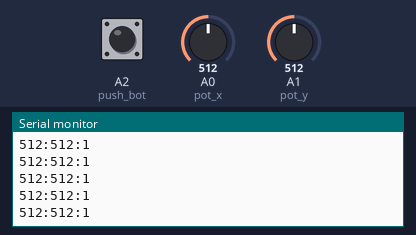
A sketch run on a simulated Arduino Uno, built with avr-gcc and run on an emulated ATmega328P. Parts: the last lines printed to the serial monitor. The test bench sets the inputs (shaded band); at power-on: A0 (pot_x) = 512, A1 (pot_y) = 512, A2 (push_bot) HIGH.

Above: at 1.2 s.
1.3 s: A0 (pot_x) set to 716
At 2.3 s:
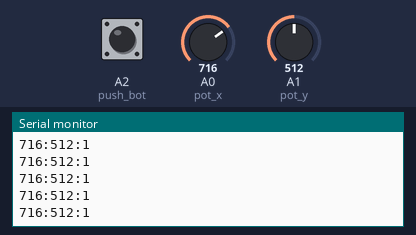
2.8 s: A1 (pot_y) set to 716
At 3.8 s:
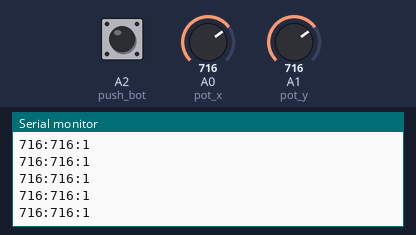
4.3 s: A2 (push_bot) pulled LOW for 0.15 s
5.9 s: A0 (pot_x) set to 900
At 7.0 s:
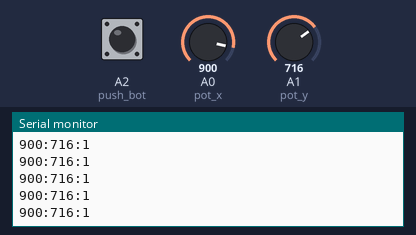
7.4 s: A2 (push_bot) pulled LOW for 1 s
At 8.0 s:
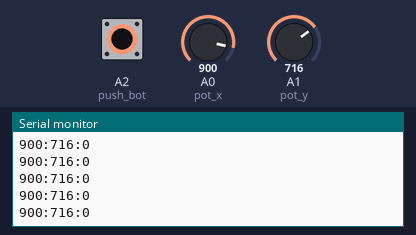
11.4 s: A1 (pot_y) set to 900
At 12.1 s:
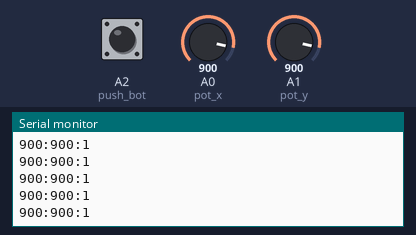
Timing chart, 0 to 13.9 s (numbered marks = the images above; inputs shaded):
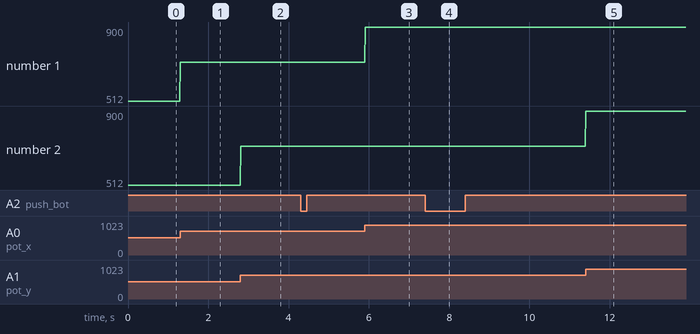

The sketch:

joystick.ino
```cpp
#define pot_x A0
#define pot_y A1
#define push_bot A2

void setup() {
 pinMode(pot_x,INPUT);
 pinMode(pot_y,INPUT);
 pinMode(push_bot,INPUT);
 digitalWrite(push_bot,HIGH);
 Serial.begin(115200);

}

void loop() {
  int x_value=analogRead(pot_x);
  int y_value=analogRead(pot_y);
  bool bot_value=digitalRead(push_bot);
  Serial.print(x_value);
  Serial.print(":");
  Serial.print(y_value);
  Serial.print(":");
  Serial.println(bot_value);
  delay(10);

}
```

Measured:
- after the input at 1.3 s, the serial monitor: prints a new line at once (image 1)
- after the input at 2.8 s, the serial monitor: prints a new line at once (image 2)
- after the input at 5.9 s, the serial monitor: prints a new line at once (image 3)
- after the input at 7.4 s, the serial monitor: prints a new line at once (image 4)
- after the input at 11.4 s, the serial monitor: prints a new line at once (image 5)
- plotted number 1: 512 → 716 after the input at 1.3 s, 716 → 900 after the input at 5.9 s
